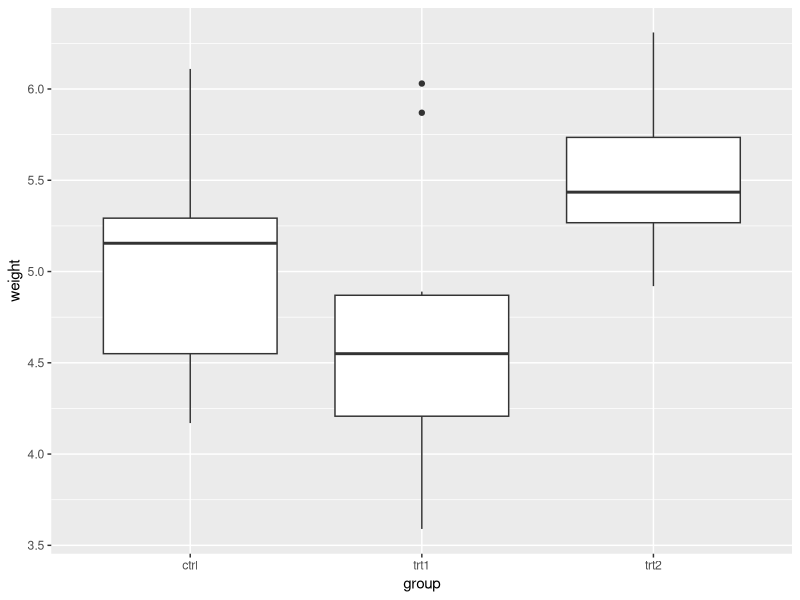
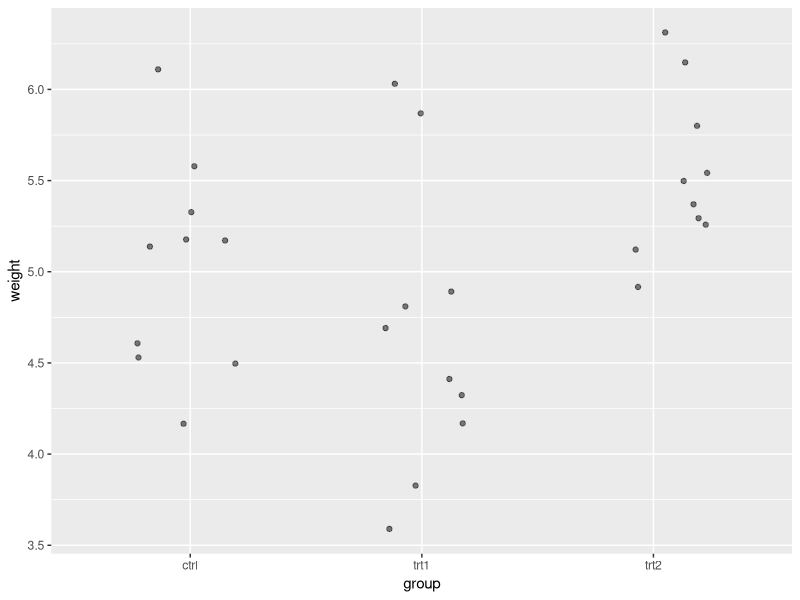
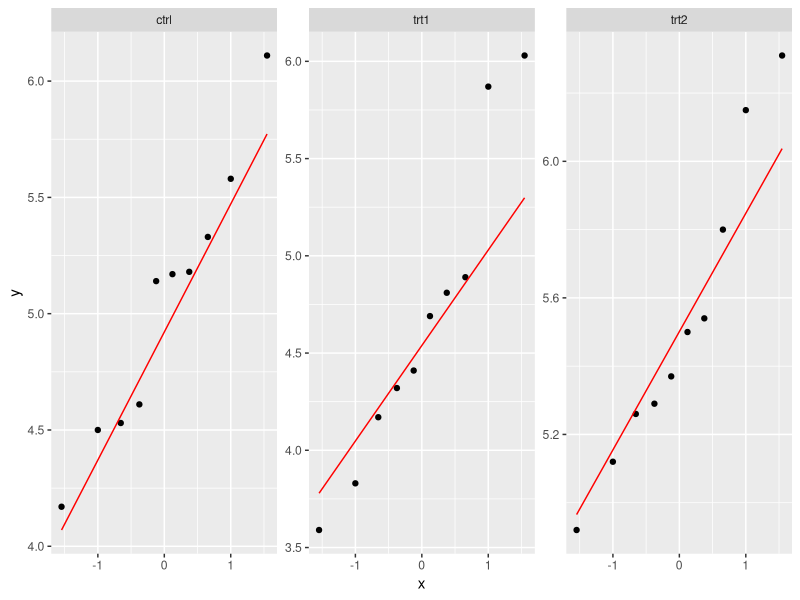

Write the R code that produced these figures, in order.
# Plant Growth Case Study ----

# Load packages ----
# This should already be loaded if you executed the commands in the previous file.
library(tidyverse)

# A built-in data set ----
data(PlantGrowth)

# 1. Descriptive Statistics ----
# The "global mean", e.g. ANOVA Null hypothesis
mean(PlantGrowth$weight)

# group-wise stats
# Here, using functions from dplyr, a part of the Tidyverse
# Thus, using Tidyverse notation
# %>% is the "the pipe operator"
# Pronounce it as "... and then ..."
# Type it using shift + ctrl + m
PlantGrowth %>% 
  group_by(group) %>% 
  summarise(avg = mean(weight),
            stdev = sd(weight))

# 2. Data Visualization ----
# Here, using functions from ggplot2, a part of the Tidyverse
# 3 essential components
# 1 - The data
# 2 - Aesthetics - "mapping" variables onto scales
# aes == scales == axes == "encoding elements"
# scales: x, y, color, size, shape, linetype
# 3 - Geometry - how the plot will look

# box plot
ggplot(PlantGrowth, aes(x = group, y = weight)) +
  geom_boxplot()

# "dot plot"
ggplot(PlantGrowth, aes(x = group, y = weight)) +
  geom_jitter(width = 0.25, alpha = 0.5)

# Q-Q plot (useful, but a bit more advanced):
ggplot(PlantGrowth, aes(sample = weight)) +
  geom_qq() +
  geom_qq_line(color = "red") +
  facet_wrap(~ group, scales = "free_y")

# 3. Inferential Statistics ----
# first step: define a linear model
# ~ means "described by"
plant_lm <- lm(weight ~ group, data = PlantGrowth)
plant_lm

# t-tests
# Typically, use t.test(), but here, we can use:
summary(plant_lm) # p-values are labeled Pr(>|t|)

# 1-way ANOVA
anova(plant_lm)

# For all pair-wise comparisons use 
plant_aov <- aov(weight ~ group, data = PlantGrowth)
TukeyHSD(plant_aov)